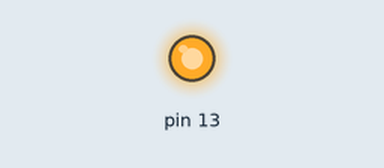
Recording of a sketch running on a simulated Arduino Uno, built with avr-gcc and run on an emulated ATmega328P. Parts: output pins drawn as LEDs (lit = HIGH).

Above: at 5.0 s.
At 15.0 s:
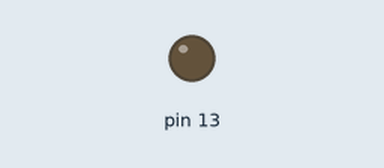
Timing chart, 0 to 26.0 s (numbered marks = the images above):
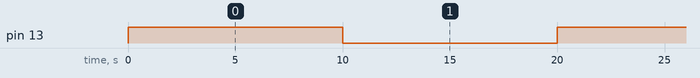

The sketch:

blink.ino
```cpp
void setup() {
  pinMode(13, OUTPUT); // Налаштувати пін 13 як вихід
}

void loop() {
  digitalWrite(13, HIGH); // Ввімкнути світлодіод
  delay(10000);           // 10 секунд (10000 мс)

  digitalWrite(13, LOW);  // Вимкнути світлодіод
  delay(10000);           // 10 секунд (10000 мс)
}
```

Measured:
- by itself, pin 13: alternates HIGH for 10.0 s and LOW for 10.0 s
